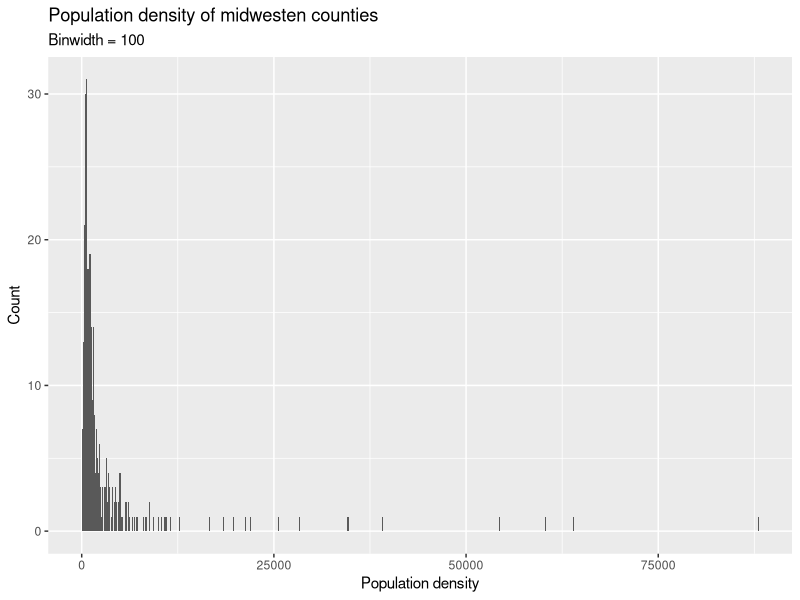
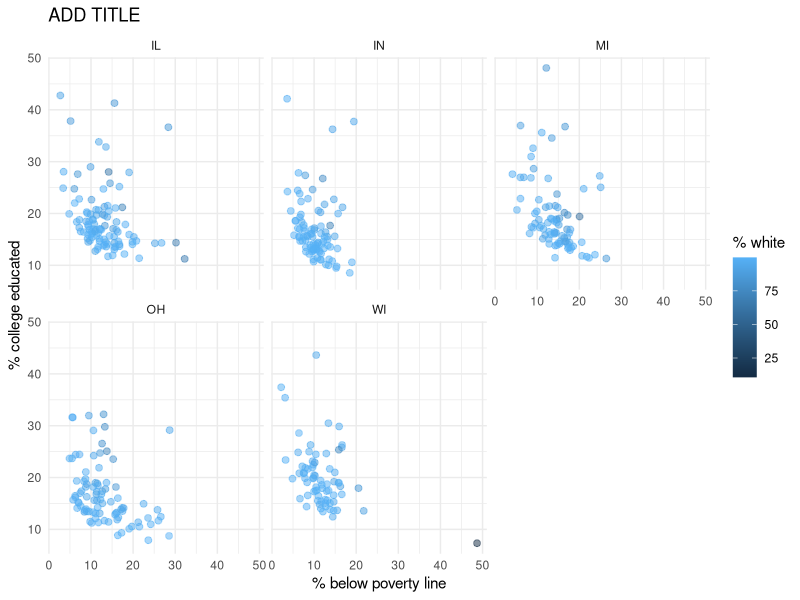

Here is the R script that generated these plots, in order:
## ---- chunk 1
#| eval: true
#| message: false

library(tidyverse)
## ---- chunk 2
ggplot(midwest, aes(x = popdensity)) +
  geom_histogram(binwidth = 100) +
  labs(
    x = "Population density",
    y = "Count",
    title = "Population density of midwesten counties",
    subtitle = "Binwidth = 100"
  )
## ---- chunk 3
#| eval: true
#| echo: false

ggplot(
  midwest,
  aes(x = percbelowpoverty, y = percollege, color = percwhite)
) +
  geom_point(size = 2, alpha = 0.5) +
  facet_wrap(~state) +
  theme_minimal() +
  labs(
    title = "ADD TITLE",
    x = "% below poverty line",
    y = "% college educated",
    color = "% white"
  )
